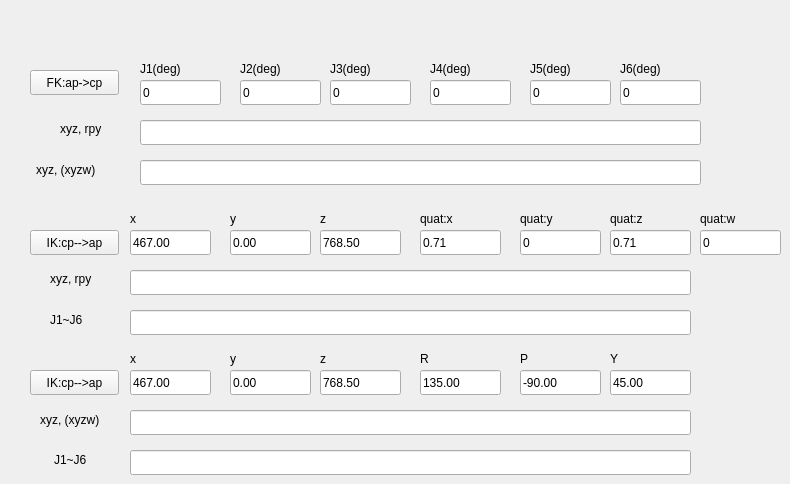
    <widget class="QWidget" name="MoveMent">
     <attribute name="title">
      <string>Transformation</string>
     </attribute>
     <widget class="QPushButton" name="button_fk">
      <property name="geometry">
       <rect>
        <x>30</x>
        <y>70</y>
        <width>89</width>
        <height>25</height>
       </rect>
      </property>
      <property name="text">
       <string>FK:ap-&gt;cp</string>
      </property>
     </widget>
     <widget class="QPushButton" name="button_ik_1">
      <property name="geometry">
       <rect>
        <x>30</x>
        <y>230</y>
        <width>89</width>
        <height>25</height>
       </rect>
      </property>
      <property name="text">
       <string>IK:cp--&gt;ap</string>
      </property>
     </widget>
     <widget class="QLineEdit" name="lineedit_fk_j1">
      <property name="geometry">
       <rect>
        <x>140</x>
        <y>80</y>
        <width>81</width>
        <height>25</height>
       </rect>
      </property>
      <property name="text">
       <string>0</string>
      </property>
     </widget>
     <widget class="QLabel" name="label_17">
      <property name="geometry">
       <rect>
        <x>140</x>
        <y>60</y>
        <width>67</width>
        <height>17</height>
       </rect>
      </property>
      <property name="text">
       <string>J1(deg)</string>
      </property>
     </widget>
     <widget class="QLabel" name="label_18">
      <property name="geometry">
       <rect>
        <x>240</x>
        <y>60</y>
        <width>67</width>
        <height>17</height>
       </rect>
      </property>
      <property name="text">
       <string>J2(deg)</string>
      </property>
     </widget>
     <widget class="QLineEdit" name="lineedit_fk_j2">
      <property name="geometry">
       <rect>
        <x>240</x>
        <y>80</y>
        <width>81</width>
        <height>25</height>
       </rect>
      </property>
      <property name="text">
       <string>0</string>
      </property>
     </widget>
     <widget class="QLabel" name="label_19">
      <property name="geometry">
       <rect>
        <x>330</x>
        <y>60</y>
        <width>67</width>
        <height>17</height>
       </rect>
      </property>
      <property name="text">
       <string>J3(deg)</string>
      </property>
     </widget>
     <widget class="QLineEdit" name="lineedit_fk_j3">
      <property name="geometry">
       <rect>
        <x>330</x>
        <y>80</y>
        <width>81</width>
        <height>25</height>
       </rect>
      </property>
      <property name="text">
       <string>0</string>
      </property>
     </widget>
     <widget class="QLabel" name="label_20">
      <property name="geometry">
       <rect>
        <x>430</x>
        <y>60</y>
        <width>67</width>
        <height>17</height>
       </rect>
      </property>
      <property name="text">
       <string>J4(deg)</string>
      </property>
     </widget>
     <widget class="QLineEdit" name="lineedit_fk_j4">
      <property name="geometry">
       <rect>
        <x>430</x>
        <y>80</y>
        <width>81</width>
        <height>25</height>
       </rect>
      </property>
      <property name="text">
       <string>0</string>
      </property>
     </widget>
     <widget class="QLabel" name="label_21">
      <property name="geometry">
       <rect>
        <x>620</x>
        <y>60</y>
        <width>67</width>
        <height>17</height>
       </rect>
      </property>
      <property name="text">
       <string>J6(deg)</string>
      </property>
     </widget>
     <widget class="QLineEdit" name="lineedit_fk_j6">
      <property name="geometry">
       <rect>
        <x>620</x>
        <y>80</y>
        <width>81</width>
        <height>25</height>
       </rect>
      </property>
      <property name="text">
       <string>0</string>
      </property>
     </widget>
     <widget class="QLabel" name="label_22">
      <property name="geometry">
       <rect>
        <x>530</x>
        <y>60</y>
        <width>67</width>
        <height>17</height>
       </rect>
      </property>
      <property name="text">
       <string>J5(deg)</string>
      </property>
     </widget>
     <widget class="QLineEdit" name="lineedit_fk_j5">
      <property name="geometry">
       <rect>
        <x>530</x>
        <y>80</y>
        <width>81</width>
        <height>25</height>
       </rect>
      </property>
      <property name="text">
       <string>0</string>
      </property>
     </widget>
     <widget class="QLineEdit" name="lineedit_fk_xyzrpy">
      <property name="geometry">
       <rect>
        <x>140</x>
        <y>120</y>
        <width>561</width>
        <height>25</height>
       </rect>
      </property>
      <property name="readOnly">
       <bool>true</bool>
      </property>
     </widget>
     <widget class="QLabel" name="label_23">
      <property name="geometry">
       <rect>
        <x>60</x>
        <y>120</y>
        <width>67</width>
        <height>17</height>
       </rect>
      </property>
      <property name="text">
       <string>xyz, rpy</string>
      </property>
     </widget>
     <widget class="QLabel" name="label_24">
      <property name="geometry">
       <rect>
        <x>36</x>
        <y>160</y>
        <width>91</width>
        <height>20</height>
       </rect>
      </property>
      <property name="text">
       <string>xyz, (xyzw)</string>
      </property>
     </widget>
     <widget class="QLineEdit" name="lineedit_fk_trans_quat">
      <property name="geometry">
       <rect>
        <x>140</x>
        <y>160</y>
        <width>561</width>
        <height>25</height>
       </rect>
      </property>
      <property name="readOnly">
       <bool>true</bool>
      </property>
     </widget>
     <widget class="QLabel" name="label_26">
      <property name="geometry">
       <rect>
        <x>130</x>
        <y>210</y>
        <width>67</width>
        <height>17</height>
       </rect>
      </property>
      <property name="text">
       <string>x</string>
      </property>
     </widget>
     <widget class="QLineEdit" name="lineedit_ik1_x">
      <property name="geometry">
       <rect>
        <x>130</x>
        <y>230</y>
        <width>81</width>
        <height>25</height>
       </rect>
      </property>
      <property name="text">
       <string>467.00</string>
      </property>
     </widget>
     <widget class="QLabel" name="label_27">
      <property name="geometry">
       <rect>
        <x>420</x>
        <y>210</y>
        <width>67</width>
        <height>17</height>
       </rect>
      </property>
      <property name="text">
       <string>quat:x</string>
      </property>
     </widget>
     <widget class="QLineEdit" name="lineedit_ik1_qy">
      <property name="geometry">
       <rect>
        <x>520</x>
        <y>230</y>
        <width>81</width>
        <height>25</height>
       </rect>
      </property>
      <property name="text">
       <string>0</string>
      </property>
     </widget>
     <widget class="QLabel" name="label_28">
      <property name="geometry">
       <rect>
        <x>320</x>
        <y>210</y>
        <width>67</width>
        <height>17</height>
       </rect>
      </property>
      <property name="text">
       <string>z</string>
      </property>
     </widget>
     <widget class="QLineEdit" name="lineedit_ik1_z">
      <property name="geometry">
       <rect>
        <x>320</x>
        <y>230</y>
        <width>81</width>
        <height>25</height>
       </rect>
      </property>
      <property name="text">
       <string>768.50</string>
      </property>
     </widget>
     <widget class="QLineEdit" name="lineedit_ik1_qz">
      <property name="geometry">
       <rect>
        <x>610</x>
        <y>230</y>
        <width>81</width>
        <height>25</height>
       </rect>
      </property>
      <property name="text">
       <string>0.71</string>
      </property>
     </widget>
     <widget class="QLabel" name="label_29">
      <property name="geometry">
       <rect>
        <x>610</x>
        <y>210</y>
        <width>67</width>
        <height>17</height>
       </rect>
      </property>
      <property name="text">
       <string>quat:z</string>
      </property>
     </widget>
     <widget class="QLabel" name="label_30">
      <property name="geometry">
       <rect>
        <x>230</x>
        <y>210</y>
        <width>67</width>
        <height>17</height>
       </rect>
      </property>
      <property name="text">
       <string>y</string>
      </property>
     </widget>
     <widget class="QLineEdit" name="lineedit_ik1_y">
      <property name="geometry">
       <rect>
        <x>230</x>
        <y>230</y>
        <width>81</width>
        <height>25</height>
       </rect>
      </property>
      <property name="text">
       <string>0.00</string>
      </property>
     </widget>
     <widget class="QLineEdit" name="lineedit_ik1_qx">
      <property name="geometry">
       <rect>
        <x>420</x>
        <y>230</y>
        <width>81</width>
        <height>25</height>
       </rect>
      </property>
      <property name="text">
       <string>0.71</string>
      </property>
     </widget>
     <widget class="QLabel" name="label_31">
      <property name="geometry">
       <rect>
        <x>520</x>
        <y>210</y>
        <width>67</width>
        <height>17</height>
       </rect>
      </property>
      <property name="text">
       <string>quat:y</string>
      </property>
     </widget>
     <widget class="QLabel" name="label_32">
      <property name="geometry">
       <rect>
        <x>700</x>
        <y>210</y>
        <width>67</width>
        <height>17</height>
       </rect>
      </property>
      <property name="text">
       <string>quat:w</string>
      </property>
     </widget>
     <widget class="QLineEdit" name="lineedit_ik1_qw">
      <property name="geometry">
       <rect>
        <x>700</x>
        <y>230</y>
        <width>81</width>
        <height>25</height>
       </rect>
      </property>
      <property name="text">
       <string>0</string>
      </property>
     </widget>
     <widget class="QPushButton" name="button_ik_2">
      <property name="geometry">
       <rect>
        <x>30</x>
        <y>370</y>
        <width>89</width>
        <height>25</height>
       </rect>
      </property>
      <property name="text">
       <string>IK:cp--&gt;ap</string>
      </property>
     </widget>
     <widget class="QLineEdit" name="lineedit_ik2_x">
      <property name="geometry">
       <rect>
        <x>130</x>
        <y>370</y>
        <width>81</width>
        <height>25</height>
       </rect>
      </property>
      <property name="text">
       <string>467.00</string>
      </property>
     </widget>
     <widget class="QLabel" name="label_33">
      <property name="geometry">
       <rect>
        <x>420</x>
        <y>350</y>
        <width>67</width>
        <height>17</height>
       </rect>
      </property>
      <property name="text">
       <string>R</string>
      </property>
     </widget>
     <widget class="QLabel" name="label_34">
      <property name="geometry">
       <rect>
        <x>520</x>
        <y>350</y>
        <width>67</width>
        <height>17</height>
       </rect>
      </property>
      <property name="text">
       <string>P</string>
      </property>
     </widget>
     <widget class="QLineEdit" name="lineedit_ik2_y_2">
      <property name="geometry">
       <rect>
        <x>610</x>
        <y>370</y>
        <width>81</width>
        <height>25</height>
       </rect>
      </property>
      <property name="text">
       <string>45.00</string>
      </property>
     </widget>
     <widget class="QLineEdit" name="lineedit_ik2_r">
      <property name="geometry">
       <rect>
        <x>420</x>
        <y>370</y>
        <width>81</width>
        <height>25</height>
       </rect>
      </property>
      <property name="text">
       <string>135.00</string>
      </property>
     </widget>
     <widget class="QLabel" name="label_36">
      <property name="geometry">
       <rect>
        <x>320</x>
        <y>350</y>
        <width>67</width>
        <height>17</height>
       </rect>
      </property>
      <property name="text">
       <string>z</string>
      </property>
     </widget>
     <widget class="QLabel" name="label_37">
      <property name="geometry">
       <rect>
        <x>230</x>
        <y>350</y>
        <width>67</width>
        <height>17</height>
       </rect>
      </property>
      <property name="text">
       <string>y</string>
      </property>
     </widget>
     <widget class="QLabel" name="label_38">
      <property name="geometry">
       <rect>
        <x>610</x>
        <y>350</y>
        <width>67</width>
        <height>17</height>
       </rect>
      </property>
      <property name="text">
       <string>Y</string>
      </property>
     </widget>
     <widget class="QLineEdit" name="lineedit_ik2_y">
      <property name="geometry">
       <rect>
        <x>230</x>
        <y>370</y>
        <width>81</width>
        <height>25</height>
       </rect>
      </property>
      <property name="text">
       <string>0.00</string>
      </property>
     </widget>
     <widget class="QLineEdit" name="lineedit_ik2_p">
      <property name="geometry">
       <rect>
        <x>520</x>
        <y>370</y>
        <width>81</width>
        <height>25</height>
       </rect>
      </property>
      <property name="text">
       <string>-90.00</string>
      </property>
     </widget>
     <widget class="QLabel" name="label_39">
      <property name="geometry">
       <rect>
        <x>130</x>
        <y>350</y>
        <width>67</width>
        <height>17</height>
       </rect>
      </property>
      <property name="text">
       <string>x</string>
      </property>
     </widget>
     <widget class="QLineEdit" name="lineedit_ik2_z">
      <property name="geometry">
       <rect>
        <x>320</x>
        <y>370</y>
        <width>81</width>
        <height>25</height>
       </rect>
      </property>
      <property name="text">
       <string>768.50</string>
      </property>
     </widget>
     <widget class="QLabel" name="label_25">
      <property name="geometry">
       <rect>
        <x>50</x>
        <y>310</y>
        <width>51</width>
        <height>20</height>
       </rect>
      </property>
      <property name="text">
       <string>J1~J6</string>
      </property>
     </widget>
     <widget class="QLabel" name="label_45">
      <property name="geometry">
       <rect>
        <x>50</x>
        <y>270</y>
        <width>67</width>
        <height>17</height>
       </rect>
      </property>
      <property name="text">
       <string>xyz, rpy</string>
      </property>
     </widget>
     <widget class="QLineEdit" name="lineedit_ik_1_joint">
      <property name="geometry">
       <rect>
        <x>130</x>
        <y>310</y>
        <width>561</width>
        <height>25</height>
       </rect>
      </property>
      <property name="readOnly">
       <bool>true</bool>
      </property>
     </widget>
     <widget class="QLineEdit" name="lineedit_ik_1_xyzrpy">
      <property name="geometry">
       <rect>
        <x>130</x>
        <y>270</y>
        <width>561</width>
        <height>25</height>
       </rect>
      </property>
      <property name="readOnly">
       <bool>true</bool>
      </property>
     </widget>
     <widget class="QLabel" name="label_46">
      <property name="geometry">
       <rect>
        <x>40</x>
        <y>410</y>
        <width>81</width>
        <height>20</height>
       </rect>
      </property>
      <property name="text">
       <string>xyz, (xyzw)</string>
      </property>
     </widget>
     <widget class="QLineEdit" name="lineedit_ik_2_xyzq">
      <property name="geometry">
       <rect>
        <x>130</x>
        <y>410</y>
        <width>561</width>
        <height>25</height>
       </rect>
      </property>
      <property name="readOnly">
       <bool>true</bool>
      </property>
     </widget>
     <widget class="QLineEdit" name="lineedit_ik_2_joint">
      <property name="geometry">
       <rect>
        <x>130</x>
        <y>450</y>
        <width>561</width>
        <height>25</height>
       </rect>
      </property>
      <property name="readOnly">
       <bool>true</bool>
      </property>
     </widget>
     <widget class="QLabel" name="label_47">
      <property name="geometry">
       <rect>
        <x>54</x>
        <y>450</y>
        <width>51</width>
        <height>20</height>
       </rect>
      </property>
      <property name="text">
       <string>J1~J6</string>
      </property>
     </widget>
    </widget>
